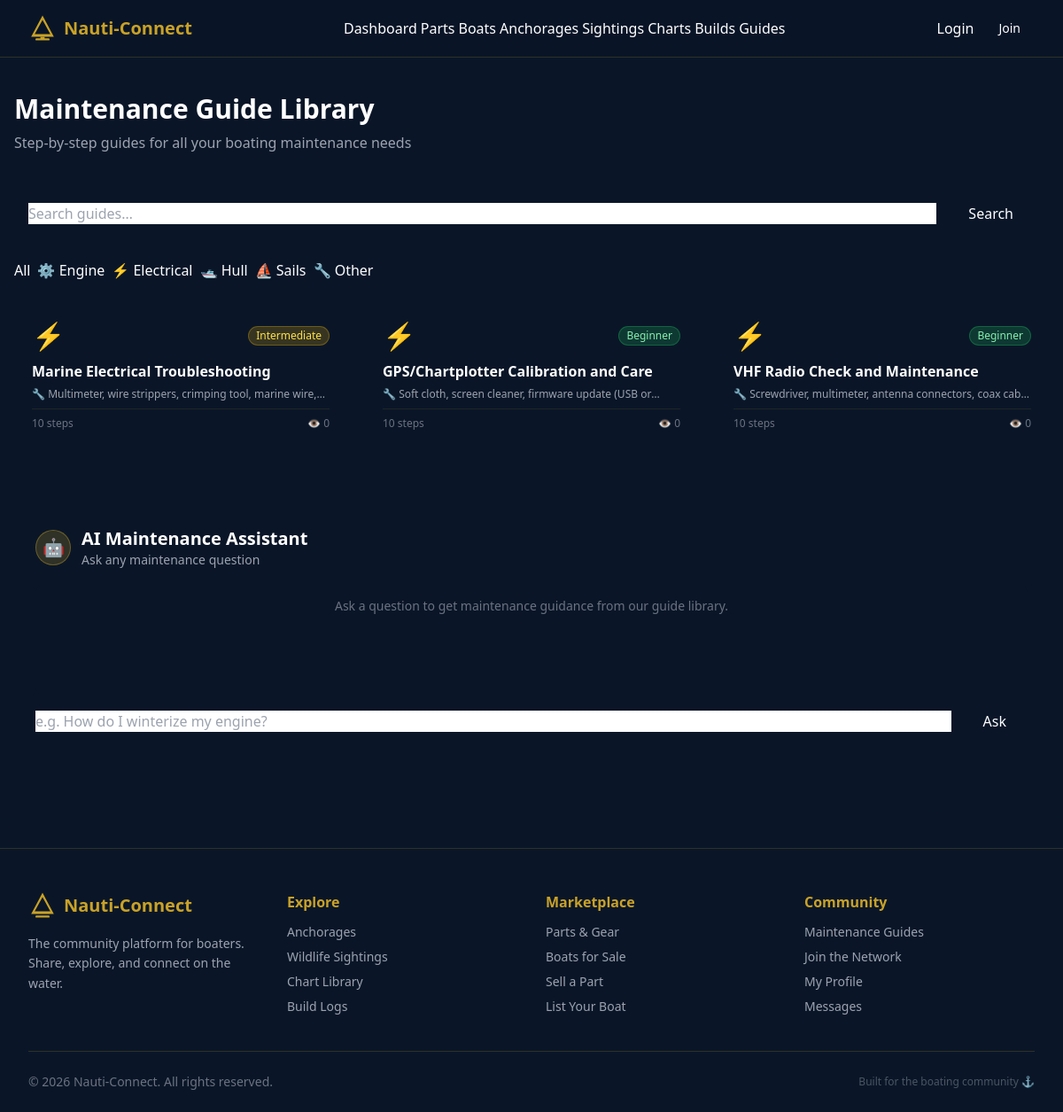
The app's page /maintenance/index.php?category=electrical with its own data.
### tables this page shows
CREATE TABLE IF NOT EXISTS maintenance_guides (
    id INT AUTO_INCREMENT PRIMARY KEY,
    title VARCHAR(255) NOT NULL,
    category ENUM('engine','electrical','hull','sails','other') NOT NULL,
    difficulty_level ENUM('beginner','intermediate','advanced') NOT NULL,
    tools_needed TEXT,
    steps_json JSON,
    video_url VARCHAR(500),
    views INT DEFAULT 0,
    created_at TIMESTAMP DEFAULT CURRENT_TIMESTAMP,
    FULLTEXT(title, tools_needed)
);

### includes/functions.php (called while the page is built, shortened)
<?php
function sanitize(string $input): string {
    return htmlspecialchars(trim($input), ENT_QUOTES | ENT_HTML5, 'UTF-8');
}

### maintenance/index.php (the view, shortened to what this page needs)
<?php
require_once __DIR__ . '/../includes/functions.php';
require_once __DIR__ . '/../includes/db.php';
$category = trim($_GET['category'] ?? '');
$search   = trim($_GET['search'] ?? '');
$validCats = ['engine','electrical','hull','sails','other'];
$where  = ['1=1'];
$params = [];
$types  = '';
if ($category !== '' && in_array($category, $validCats, true)) {
    $where[]  = 'category = ?';
    $params[]  = $category;
    $types    .= 's';
}
$whereClause = implode(' AND ', $where);
$sql         = "SELECT * FROM maintenance_guides WHERE $whereClause ORDER BY views DESC, created_at DESC LIMIT 50";
if ($params) {
    $stmt = $conn->prepare($sql);
    $stmt->bind_param($types, ...$params);
} else {
    $stmt = $conn->prepare($sql);
}
$stmt->execute();
$guides = $stmt->get_result()->fetch_all(MYSQLI_ASSOC);
include __DIR__ . '/../includes/header.php';
?>
<main class="max-w-7xl mx-auto px-4 py-10">
    <div class="mb-10">
        <h1 class="text-3xl font-bold text-white mb-2">Maintenance Guide Library</h1>
        <p class="text-gray-400">Step-by-step guides for all your boating maintenance needs</p>
    </div>
    <form method="GET" id="guide-search-form" class="glass-card p-4 mb-6 flex flex-wrap gap-3">
        <input type="text" name="search" id="guide-search" class="form-input flex-1 min-w-48" placeholder="Search guides…" value="<?= sanitize($search) ?>">
        <button type="submit" class="btn-gold px-6">Search</button>
    </form>
    <div class="flex gap-2 flex-wrap mb-6">
        <a href="?" class="filter-btn <?= !$category ? 'active' : '' ?>">All</a>
        <?php
        $catLabels = ['engine'=>'⚙️ Engine','electrical'=>'⚡ Electrical','hull'=>'🛥️ Hull','sails'=>'⛵ Sails','other'=>'🔧 Other'];
        foreach ($catLabels as $val => $label): ?>
            <a href="?category=<?= $val ?><?= $search ? '&search=' . urlencode($search) : '' ?>" class="filter-btn <?= $category === $val ? 'active' : '' ?>"><?= $label ?></a>
        <?php endforeach; ?>
    </div>
    <?php if (empty($guides)): ?>
        <div class="text-center py-16">
            <div class="text-5xl mb-4">🔧</div>
            <p class="text-gray-400">No guides found. Try a different search.</p>
        </div>
    <?php else: ?>
        <div class="grid grid-cols-1 sm:grid-cols-2 lg:grid-cols-3 gap-5" id="guides-grid">
            <?php foreach ($guides as $guide):
                $diffColor = match ($guide['difficulty_level']) {
                    'beginner' => 'bg-green-500/20 text-green-300 border-green-500/30',
                    'intermediate' => 'bg-yellow-500/20 text-yellow-300 border-yellow-500/30',
                    'advanced' => 'bg-red-500/20 text-red-300 border-red-500/30',
                    default => 'bg-gray-500/20 text-gray-300',
                };
                $catEmoji = match ($guide['category']) { 'engine'=>'⚙️','electrical'=>'⚡','hull'=>'🛥️','sails'=>'⛵','other'=>'🔧',default=>'📋' };
                $steps = json_decode($guide['steps_json'] ?? '[]', true) ?: [];
            ?>
                <a href="<?= SITE_URL ?>/maintenance/view.php?id=<?= $guide['id'] ?>" class="glass-card p-5 hover:border-[#c9a227]/50 transition-all flex flex-col">
                    <div class="flex items-center justify-between mb-3">
                        <span class="text-3xl"><?= $catEmoji ?></span>
                        <span class="text-xs px-2 py-0.5 rounded-full border <?= $diffColor ?>"><?= ucfirst($guide['difficulty_level']) ?></span>
                    </div>
                    <h3 class="font-bold text-white leading-tight mb-2"><?= sanitize($guide['title']) ?></h3>
                    <?php if ($guide['tools_needed']): ?>
                        <p class="text-gray-400 text-xs mb-2 line-clamp-1">🔧 <?= sanitize($guide['tools_needed']) ?></p>
                    <?php endif; ?>
                    <div class="mt-auto pt-2 border-t border-[#c9a227]/10 flex items-center justify-between text-xs text-gray-500">
                        <span><?= count($steps) ?> steps</span>
                        <span>👁 <?= number_format((int)$guide['views']) ?></span>
                    </div>
                </a>
            <?php endforeach; ?>
        </div>
    <?php endif; ?>
    <div class="mt-16 glass-card p-6">
        <div class="flex items-center gap-3 mb-4">
            <div class="w-10 h-10 rounded-full bg-[#c9a227]/20 border border-[#c9a227]/40 flex items-center justify-center text-xl">🤖</div>
            <div>
                <h2 class="text-xl font-bold text-white">AI Maintenance Assistant</h2>
                <p class="text-gray-400 text-sm">Ask any maintenance question</p>
            </div>
        </div>
        <div id="ai-chat-log" class="bg-[#0a1628]/60 rounded-xl p-4 min-h-32 max-h-64 overflow-y-auto mb-4 space-y-3">
            <div class="text-gray-500 text-sm text-center">Ask a question to get maintenance guidance from our guide library.</div>
        </div>
        <div class="flex gap-3">
            <input type="text" id="ai-input" class="form-input flex-1" placeholder="e.g. How do I winterize my engine?" maxlength="500">
            <button id="ai-send" onclick="sendAIMessage()" class="btn-gold px-6">Ask</button>
        </div>
    </div>
</main>
<?php include __DIR__ . '/../includes/footer.php'; ?>

### records on screen
maintenance_guides: category "⚡", difficulty_level "Intermediate", title "Marine Electrical Troubleshooting", tools_needed "Multimeter, wire strippers, crimping tool, marine…", steps_json "10", views "0"
maintenance_guides: category "⚡", difficulty_level "Beginner", title "GPS/Chartplotter Calibration and Care", tools_needed "Soft cloth, screen cleaner, firmware update (USB…", steps_json "10", views "0"
maintenance_guides: category "⚡", difficulty_level "Beginner", title "VHF Radio Check and Maintenance", tools_needed "Screwdriver, multimeter, antenna connectors, coax…", steps_json "10", views "0"

### other values on screen
$label "⚙️ Engine"
$label "⚡ Electrical"
$label "🛥️ Hull"
$label "⛵ Sails"
$label "🔧 Other"
